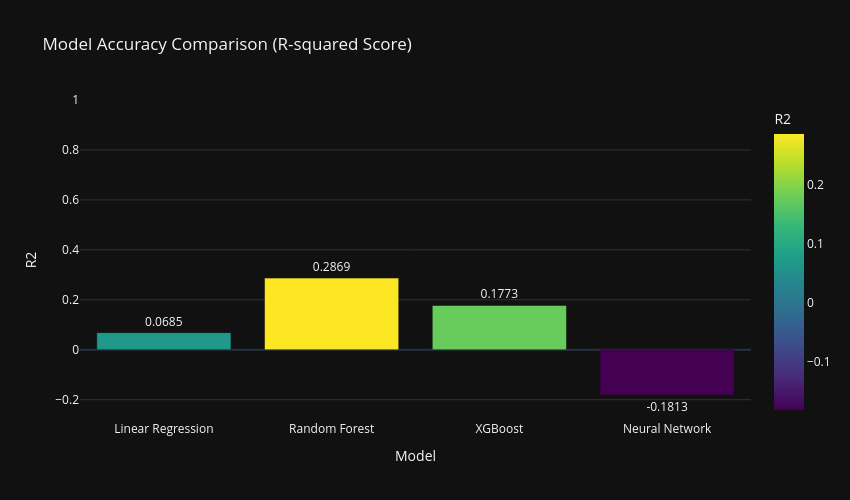
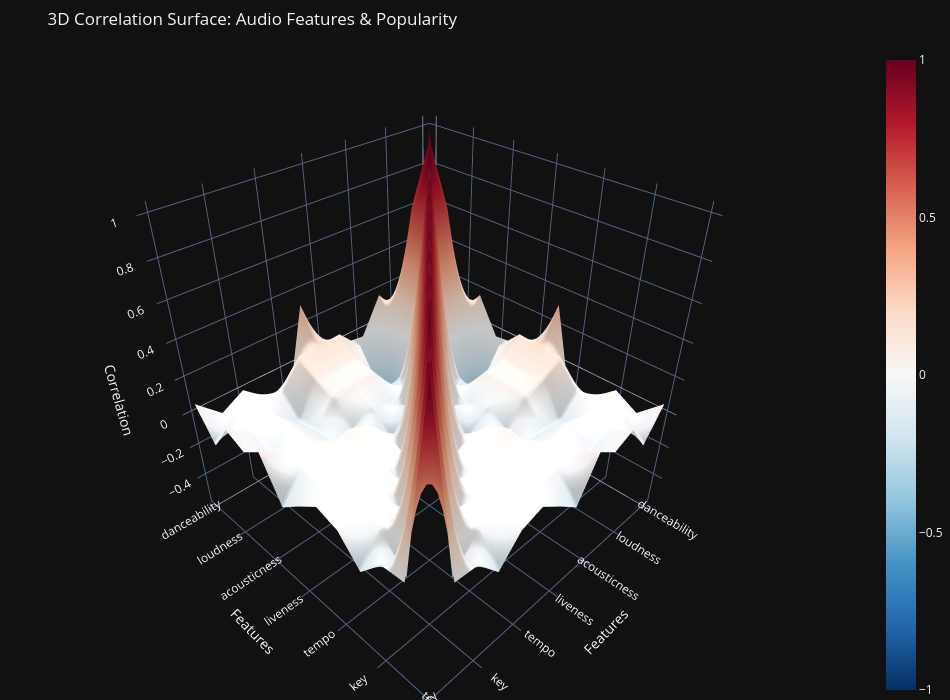
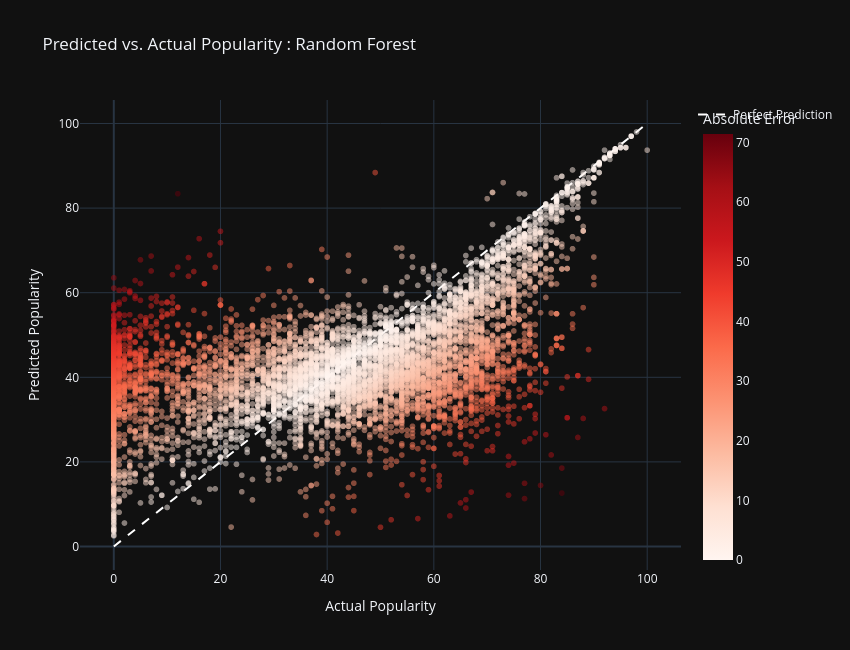
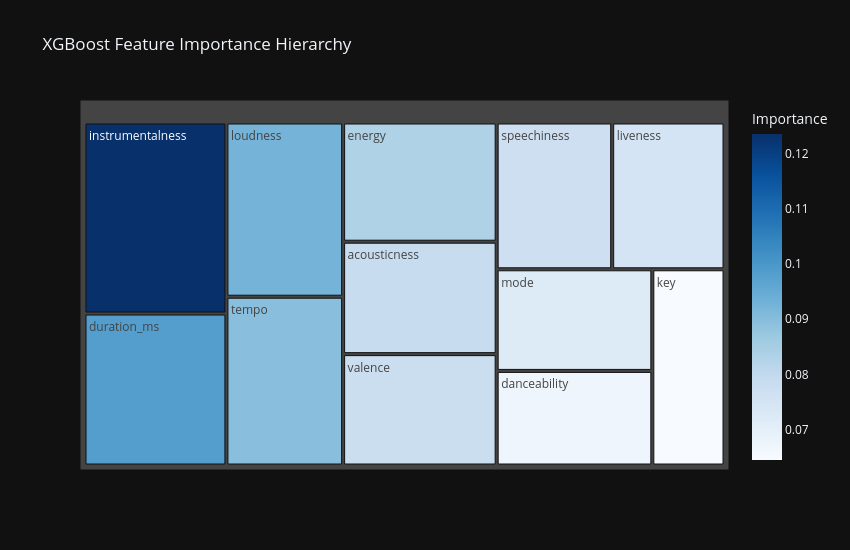

The notebook cell these images were saved under, in order:
### Markdown cell above
# 4. Mapping the Connection Between a Song's Sound and Its Popularity

This section directly addresses **Objective 1**, understanding how audio features connect to popularity. I approach this from multiple angles:

1. **Interactive R-squared comparison**: A bar chart showing how much variance each model explains, instantly revealing which algorithms capture the popularity signal best.
2. **3D Correlation Surface**: A surface plot mapping the correlation structure between all features and popularity, providing a topographic view of feature relationships.
3. **Interactive Predicted vs. Actual scatter**: For the best-performing model, I plot every prediction against its actual value. Points close to the diagonal line represent accurate predictions; deviations reveal where the model struggles.
4. **Feature Hierarchy (Treemap)**: A treemap visualisation showing how XGBoost allocates its predictive power across features, with larger tiles indicating more important features.

> **Why this section adds value:** While model performance metrics tell us *how accurate* a model is, they do not tell us *what the model learned*. These visualisations bridge that gap, they show which features matter, how predictions compare to reality, and where the correlations are strongest. This transforms raw numbers into actionable musical insights.

### Code cell
# Model R-squared Comparison (Interactive)
display(Markdown(
    "### 4.1 Model Accuracy (R-squared) Comparison\n"
    "The bar chart below compares R-squared scores across all four models. R-squared measures the proportion of variance "
    "in popularity that each model explains: a higher value means the model captures more of the underlying pattern. "
    "Bars are colour-coded by performance, making it immediately clear which model leads."
))

r2_plot_df = results_df.reset_index().rename(columns={'index': 'Model'})

fig = px.bar(
    r2_plot_df, x='Model', y='R2', color='R2',
    text_auto='.4f',
    title='Model Accuracy Comparison (R-squared Score)',
    template='plotly_dark',
    color_continuous_scale='Viridis'
)
fig.update_layout(yaxis_range=[min(0, r2_plot_df['R2'].min() - 0.1), max(1, r2_plot_df['R2'].max() + 0.1)],
                  width=850, height=500)
fig.update_traces(textposition='outside')
fig.show()

# 3D Correlation Surface
display(Markdown(
    "### 4.2 3D Correlation Surface\n"
    "This surface plot renders the entire correlation matrix as a 3D landscape. Peaks represent strong positive correlations "
    "and valleys represent strong negative correlations. The elevation of each point corresponds to the Pearson coefficient "
    "between the row and column features. Rotate the surface to explore relationships from different angles.\n\n"
    "> **Why this adds value:** A flat heatmap shows correlation values but lacks depth perception. The 3D surface makes it "
    "easier to spot clusters of highly correlated features (plateaus) and dramatic inversions (deep valleys), giving a more "
    "intuitive feel for the multicollinearity structure."
))

corr = df[features + [target]].corr()
fig = go.Figure(data=[go.Surface(
    z=corr.values, x=corr.columns.tolist(), y=corr.columns.tolist(),
    colorscale='RdBu_r', cmin=-1, cmax=1,
    hovertemplate='%{x} vs %{y}<br>Correlation: %{z:.3f}<extra></extra>'
)])
fig.update_layout(
    title='3D Correlation Surface: Audio Features & Popularity',
    template='plotly_dark', width=950, height=700,
    scene=dict(xaxis_title='Features', yaxis_title='Features', zaxis_title='Correlation'),
    margin=dict(l=0, r=0, b=0, t=50)
)
fig.show()

# Interactive Predicted vs Actual (Best Model)
display(Markdown(
    "### 4.3 Predicted vs. Actual Popularity (Best Model)\n"
    "For the best-performing model, I plot every test-set prediction against its actual popularity value. "
    "The white dashed line represents **perfect prediction**, points sitting on this line were predicted exactly right. "
    "Points are coloured by their absolute error (distance from the line), with size proportional to energy. "
    "Hover over any point to see the exact actual vs. predicted values.\n\n"
    "> **Why this adds value:** Aggregate metrics like R-squared hide the distribution of errors. This scatter plot reveals "
    "whether the model systematically over- or under-predicts at certain popularity ranges, and whether errors are random or patterned."
))

best_name = results_df['R2'].idxmax()
y_pred_best = predictions[best_name]

plot_df = X_test.copy()
plot_df['Actual'] = y_test.values
plot_df['Predicted'] = y_pred_best
plot_df['AbsError'] = np.abs(y_test.values - y_pred_best)

fig = px.scatter(
    plot_df, x='Actual', y='Predicted', color='AbsError',
    color_continuous_scale='Reds',
    opacity=0.5,
    title=f'Predicted vs. Actual Popularity: {best_name}',
    labels={'Actual': 'Actual Popularity', 'Predicted': 'Predicted Popularity', 'AbsError': 'Absolute Error'},
    hover_data={'Actual': ':.1f', 'Predicted': ':.1f', 'AbsError': ':.1f'}
)
fig.add_trace(go.Scatter(x=[0, 100], y=[0, 100], mode='lines',
                         line=dict(color='white', dash='dash', width=2), name='Perfect Prediction'))
fig.update_layout(template='plotly_dark', width=850, height=650)
fig.show()

# Feature Hierarchy Treemap
display(Markdown(
    "### 4.4 XGBoost Feature Hierarchy (Treemap)\n"
    "The treemap below visualises how XGBoost distributes its predictive power across features. "
    "Larger tiles represent features that the model relies upon more heavily. Colour intensity reinforces importance ranking.\n\n"
    "> **Why this adds value:** Unlike a simple bar chart, a treemap conveys proportional importance, you can instantly see "
    "that one or two features dominate while others contribute minimally. This is particularly useful for stakeholders who "
    "need a quick, intuitive summary of what drives popularity."
))

if "XGBoost" in feature_importances:
    imp_df = pd.DataFrame({
        'Feature': feature_importances['XGBoost'].index,
        'Importance': feature_importances['XGBoost'].values
    })
    fig = px.treemap(
        imp_df, path=['Feature'], values='Importance',
        color='Importance', color_continuous_scale='Blues',
        title='XGBoost Feature Importance Hierarchy',
        template='plotly_dark'
    )
    fig.update_layout(width=850, height=550)
    fig.show()

### Figure 1 — Plotly figure (JSON) as saved in the notebook; plotly's stock layout.template omitted (floating-point values rounded to 4 significant figures)
{"data": [{"hovertemplate": "Model=%{x}<br>R2=%{marker.color}<extra></extra>", "legendgroup": "", "marker": {"color": [0.06846, 0.2869, 0.1773, -0.1813], "coloraxis": "coloraxis", "pattern": {"shape": ""}}, "name": "", "orientation": "v", "showlegend": false, "textposition": "outside", "texttemplate": "%{y:.4f}", "type": "bar", "x": ["Linear Regression", "Random Forest", "XGBoost", "Neural Network"], "xaxis": "x", "y": [0.06846, 0.2869, 0.1773, -0.1813], "yaxis": "y"}], "layout": {"barmode": "relative", "coloraxis": {"colorbar": {"title": {"text": "R2"}}, "colorscale": [[0, "#440154"], [0.1111, "#482878"], [0.2222, "#3e4989"], [0.3333, "#31688e"], [0.4444, "#26828e"], [0.5556, "#1f9e89"], [0.6667, "#35b779"], [0.7778, "#6ece58"], [0.8889, "#b5de2b"], [1, "#fde725"]]}, "height": 500, "legend": {"tracegroupgap": 0}, "title": {"text": "Model Accuracy Comparison (R-squared Score)"}, "width": 850, "xaxis": {"anchor": "y", "domain": [0, 1], "title": {"text": "Model"}}, "yaxis": {"anchor": "x", "domain": [0, 1], "range": [-0.2813, 1], "title": {"text": "R2"}}}}

### Figure 2 — Plotly figure (JSON) as saved in the notebook; plotly's stock layout.template omitted (floating-point values rounded to 4 significant figures; data arrays with more than 128 entries replaced by an {"elided": "..."} marker saying what was removed)
{"data": [{"cmax": 1, "cmin": -1, "colorscale": [[0, "rgb(5,48,97)"], [0.1, "rgb(33,102,172)"], [0.2, "rgb(67,147,195)"], [0.3, "rgb(146,197,222)"], [0.4, "rgb(209,229,240)"], [0.5, "rgb(247,247,247)"], [0.6, "rgb(253,219,199)"], [0.7, "rgb(244,165,130)"], [0.8, "rgb(214,96,77)"], [0.9, "rgb(178,24,43)"], [1, "rgb(103,0,31)"]], "hovertemplate": "%{x} vs %{y}<br>Correlation: %{z:.3f}<extra></extra>", "type": "surface", "x": ["danceability", "energy", "loudness", "speechiness", "acousticness", "instrumentalness", "liveness", "valence", "tempo", "duration_ms", "key", "mode", "track_popularity"], "y": ["danceability", "energy", "loudness", "speechiness", "acousticness", "instrumentalness", "liveness", "valence", "tempo", "duration_ms", "key", "mode", "track_popularity"], "z": {"elided": "13x13 float values"}}], "layout": {"height": 700, "margin": {"b": 0, "l": 0, "r": 0, "t": 50}, "scene": {"xaxis": {"title": {"text": "Features"}}, "yaxis": {"title": {"text": "Features"}}, "zaxis": {"title": {"text": "Correlation"}}}, "title": {"text": "3D Correlation Surface: Audio Features & Popularity"}, "width": 950}}

### Figure 3 — Plotly figure (JSON) as saved in the notebook; plotly's stock layout.template omitted (floating-point values rounded to 4 significant figures; data arrays with more than 128 entries replaced by an {"elided": "..."} marker saying what was removed)
{"data": [{"customdata": {"elided": "6567x1 float values"}, "hovertemplate": "Actual Popularity=%{x:.1f}<br>Predicted Popularity=%{y:.1f}<br>Absolute Error=%{marker.color:.1f}<extra></extra>", "legendgroup": "", "marker": {"color": {"elided": "6567 float values"}, "coloraxis": "coloraxis", "opacity": 0.5, "symbol": "circle"}, "mode": "markers", "name": "", "showlegend": false, "type": "scattergl", "x": {"elided": "6567 int values"}, "xaxis": "x", "y": {"elided": "6567 float values"}, "yaxis": "y"}, {"line": {"color": "white", "dash": "dash", "width": 2}, "mode": "lines", "name": "Perfect Prediction", "type": "scatter", "x": [0, 100], "y": [0, 100]}], "layout": {"coloraxis": {"colorbar": {"title": {"text": "Absolute Error"}}, "colorscale": [[0, "rgb(255,245,240)"], [0.125, "rgb(254,224,210)"], [0.25, "rgb(252,187,161)"], [0.375, "rgb(252,146,114)"], [0.5, "rgb(251,106,74)"], [0.625, "rgb(239,59,44)"], [0.75, "rgb(203,24,29)"], [0.875, "rgb(165,15,21)"], [1, "rgb(103,0,13)"]]}, "height": 650, "legend": {"tracegroupgap": 0}, "title": {"text": "Predicted vs. Actual Popularity : Random Forest"}, "width": 850, "xaxis": {"anchor": "y", "domain": [0, 1], "title": {"text": "Actual Popularity"}}, "yaxis": {"anchor": "x", "domain": [0, 1], "title": {"text": "Predicted Popularity"}}}}

### Figure 4 — Plotly figure (JSON) as saved in the notebook; plotly's stock layout.template omitted (floating-point values rounded to 4 significant figures)
{"data": [{"branchvalues": "total", "customdata": [[0.06707], [0.08337], [0.09261], [0.07725], [0.07864], [0.1235], [0.0751], [0.07789], [0.08973], [0.09823], [0.06451], [0.07207]], "domain": {"x": [0, 1], "y": [0, 1]}, "hovertemplate": "labels=%{label}<br>Importance_sum=%{value}<br>parent=%{parent}<br>id=%{id}<br>Importance=%{color}<extra></extra>", "ids": ["danceability", "energy", "loudness", "speechiness", "acousticness", "instrumentalness", "liveness", "valence", "tempo", "duration_ms", "key", "mode"], "labels": ["danceability", "energy", "loudness", "speechiness", "acousticness", "instrumentalness", "liveness", "valence", "tempo", "duration_ms", "key", "mode"], "marker": {"coloraxis": "coloraxis", "colors": [0.06707, 0.08337, 0.09261, 0.07725, 0.07864, 0.1235, 0.0751, 0.07789, 0.08973, 0.09823, 0.06451, 0.07207]}, "name": "", "parents": ["", "", "", "", "", "", "", "", "", "", "", ""], "type": "treemap", "values": [0.06707, 0.08337, 0.09261, 0.07725, 0.07864, 0.1235, 0.0751, 0.07789, 0.08973, 0.09823, 0.06451, 0.07207]}], "layout": {"coloraxis": {"colorbar": {"title": {"text": "Importance"}}, "colorscale": [[0, "rgb(247,251,255)"], [0.125, "rgb(222,235,247)"], [0.25, "rgb(198,219,239)"], [0.375, "rgb(158,202,225)"], [0.5, "rgb(107,174,214)"], [0.625, "rgb(66,146,198)"], [0.75, "rgb(33,113,181)"], [0.875, "rgb(8,81,156)"], [1, "rgb(8,48,107)"]]}, "height": 550, "legend": {"tracegroupgap": 0}, "title": {"text": "XGBoost Feature Importance Hierarchy"}, "width": 850}}
